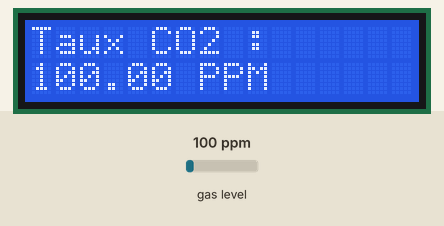
Simulated run of this sketch. Board: Arduino Uno, built with avr-gcc and run on an emulated ATmega328P. Shown: 16×2 character LCD. Inputs (shaded band) come from the test bench; at power-on: gas level 100 ppm. What the sketch prints to the serial monitor is not drawn.

Above: at 1.2 s.
1.3 s: gas level set to 20 ppm
At 3.1 s:
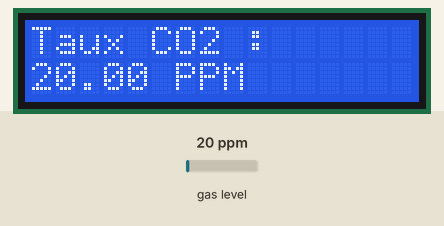
4.0 s: gas level set to 250 ppm
At 5.4 s:
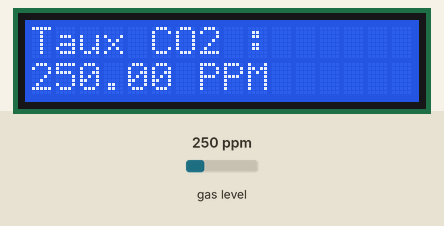
6.7 s: gas level set to 500 ppm
At 9.0 s:
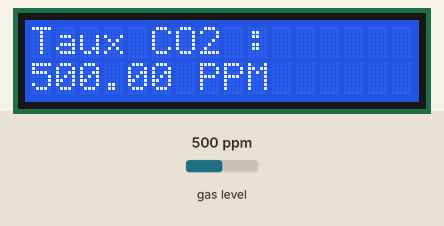
Timing chart, 0 to 10.5 s (numbered marks = the images above; inputs shaded):
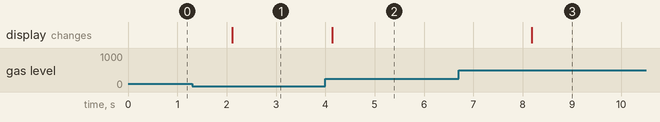

Measured:
- after the input at 1.3 s, the display: changes after 0.81 s (image 1)
- after the input at 4.0 s, the display: changes after 0.14 s (image 2)
- after the input at 6.7 s, the display: changes after 1.5 s (image 3)

The sketch:

Ecant___gaz.ino
```cpp
#include <MQUnifiedsensor.h>

#include <LiquidCrystal_I2C.h>
#include<Wire.h>

#define placa "Arduino UNO"
#define Voltage_Resolution 5
#define pin A0
#define type "MQ-135"
#define ADC_Bit_Resolution 10
#define RatioMQ135CleanAir 3.6

LiquidCrystal_I2C lcd(0x27,16,2);
MQUnifiedsensor MQ135(placa, Voltage_Resolution, ADC_Bit_Resolution, pin, type );


void setup() {
  Serial.begin(115200);

  lcd.init();
  lcd.backlight();
  lcd.home();

  MQ135.setRegressionMethod(1);
  MQ135.init();

  Serial.print("Calibrage...");
  float calcR0 = 0;
  for(int i = 1; i<=10; i++){
    MQ135.update();
    calcR0 += MQ135.calibrate(RatioMQ135CleanAir);
    Serial.print(".");
  }
   MQ135.setR0(calcR0/10);
   Serial.println("Done!.");
}

void loop() {
MQ135.update();
MQ135.setA(110.47); MQ135.setB(-2.862);
float CO2 = MQ135.readSensor();

lcd.clear();
lcd.print("Taux CO2 :");
lcd.setCursor(0,1);
lcd.print(CO2);
lcd.print(" PPM");

delay(2000);
}
```
